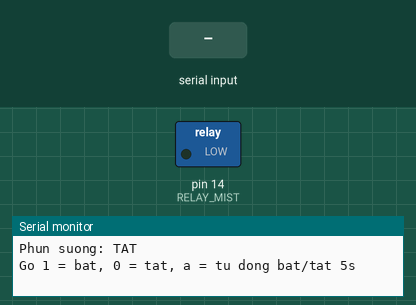
A sketch run on a simulated Arduino Uno, built with avr-gcc and run on an emulated ATmega328P. Parts: switched loads named in the sketch (green lamp = pin HIGH), the last lines printed to the serial monitor. The test bench sets the inputs (shaded band).

Above: at 1.2 s.
1.3 s: "1" received over Serial
At 2.5 s:
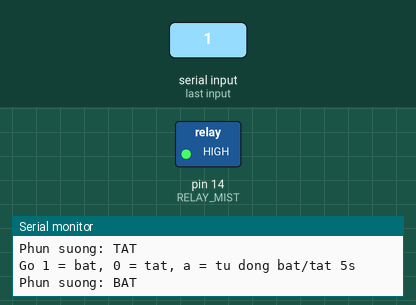
2.8 s: "0" received over Serial
At 3.6 s:
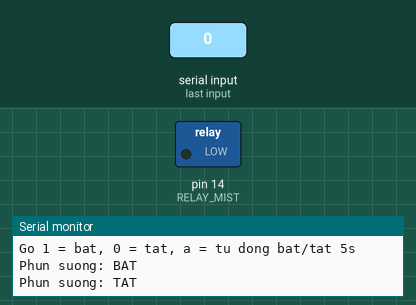
4.3 s: "a" received over Serial
At 9.8 s:
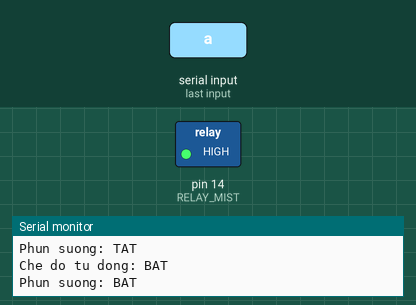
Timing chart, 0 to 11.3 s (numbered marks = the images above; inputs shaded):
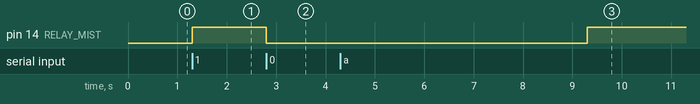

Measured:
- after the input at 1.3 s, pin 14 (RELAY_MIST): LOW → HIGH at once
- after the input at 2.8 s, pin 14 (RELAY_MIST): HIGH → LOW at once
- after the input at 4.3 s, pin 14 (RELAY_MIST): LOW → HIGH after 5.0 s

The sketch:

test_relay_phun_suong.ino
```cpp
// ===== TEST RIÊNG RELAY MÁY PHUN SƯƠNG (không cần Wi-Fi, không cần server) =====
// Đấu dây: chân IN của relay phun sương -> D14 (GPIO14), VCC relay -> 5V (VIN), GND relay -> GND
// Mở Serial Monitor (115200 baud), gõ:
//   1  -> BẬT phun sương
//   0  -> TẮT phun sương
//   a  -> chế độ tự động: bật 5 giây, tắt 5 giây (gõ lại 'a' để dừng)

const int RELAY_MIST = 14;            // relay phun sương
const bool RELAY_ACTIVE_LOW = false;  // module đang dùng: HIGH = bật

bool mistOn = false;
bool autoMode = false;
unsigned long lastToggle = 0;
const unsigned long AUTO_MS = 5000;

void setMist(bool on) {
  mistOn = on;
  digitalWrite(RELAY_MIST, (on ^ RELAY_ACTIVE_LOW) ? HIGH : LOW);
  Serial.println(on ? "Phun suong: BAT" : "Phun suong: TAT");
}

void setup() {
  Serial.begin(115200);
  pinMode(RELAY_MIST, OUTPUT);
  setMist(false);                     // khởi động luôn tắt
  Serial.println("Go 1 = bat, 0 = tat, a = tu dong bat/tat 5s");
}

void loop() {
  if (Serial.available()) {
    char c = Serial.read();
    if (c == '1')      { autoMode = false; setMist(true); }
    else if (c == '0') { autoMode = false; setMist(false); }
    else if (c == 'a') {
      autoMode = !autoMode;
      Serial.println(autoMode ? "Che do tu dong: BAT" : "Che do tu dong: TAT");
      if (!autoMode) setMist(false);
      lastToggle = millis();
    }
  }

  if (autoMode && millis() - lastToggle >= AUTO_MS) {
    lastToggle = millis();
    setMist(!mistOn);
  }
}
```
